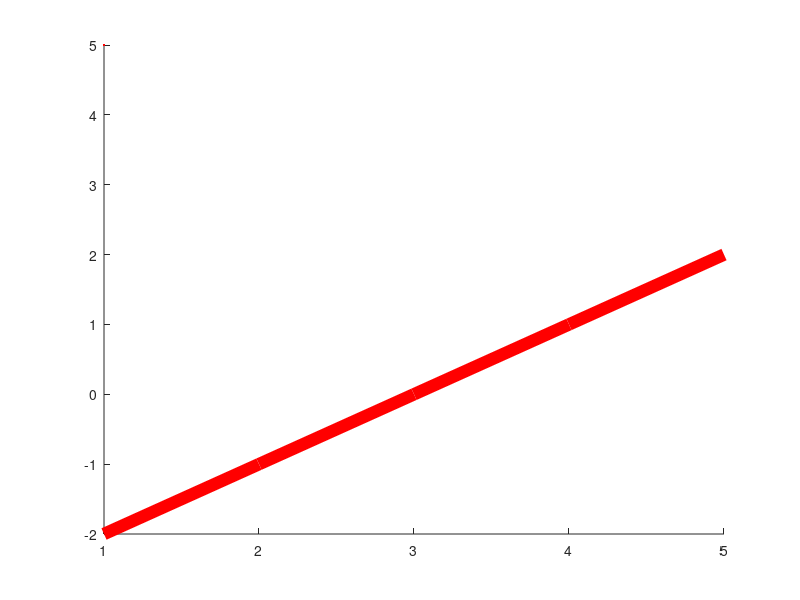

MATLAB code for this plot:
clc
clear
l= (+3:-2);
d= (5:+5);
l= (+2:-2);
m= (-2:+2);
hold on
plot (l, 'r','linewidth',7)

plot (d, 'r','linewidth',4)

plot (l, 'r','linewidth',2)
 
 plot (m, 'r','linewidth',9)


hold off
